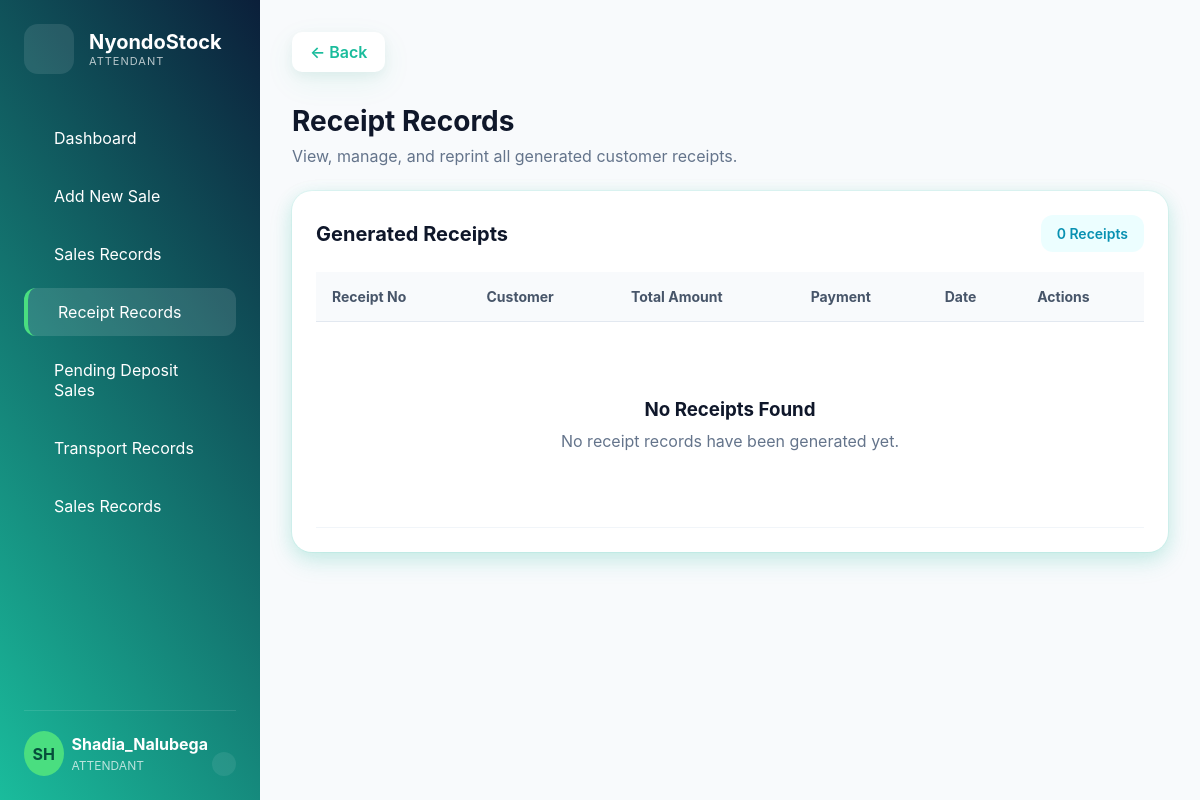
Before: /receipt_records/ (signed in) with the older database file.
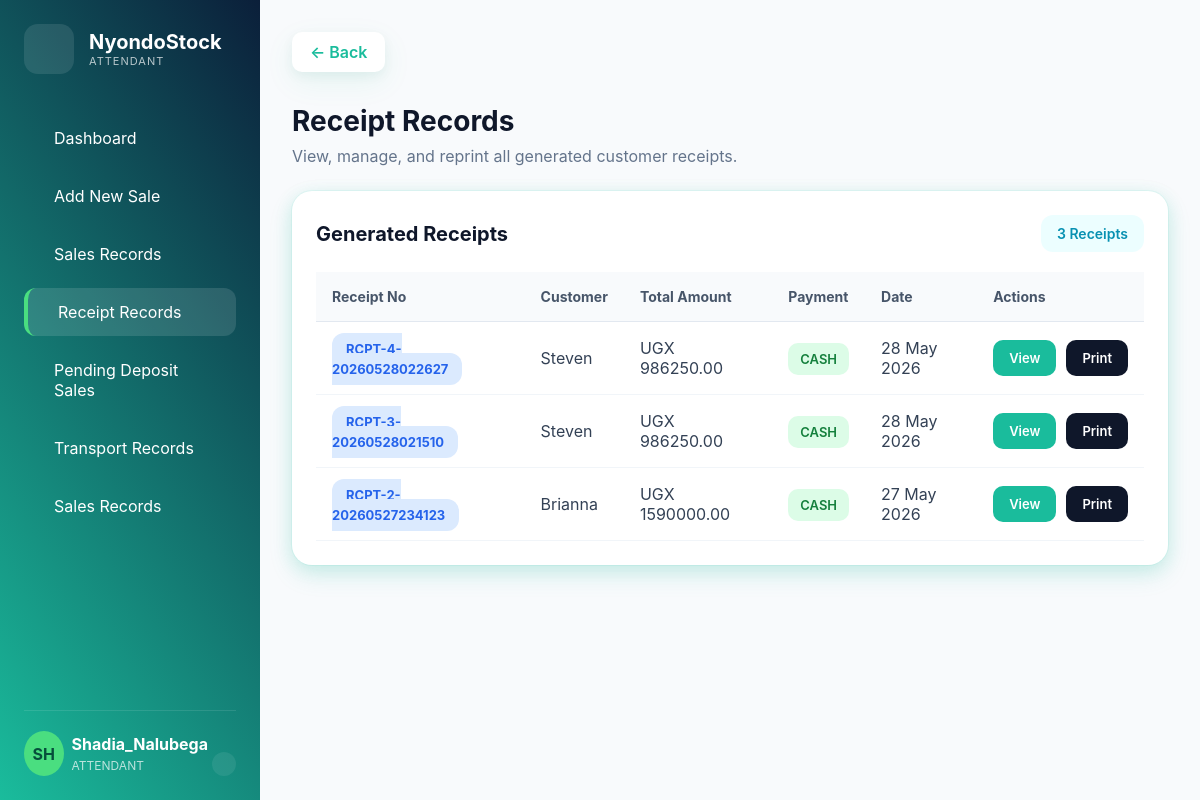
After: the same page with the newer database file.
### sales_app/models.py (models this page shows, shortened)
class Receipt(models.Model):
    sale = models.OneToOneField(
        Sale,
        on_delete=models.CASCADE
    )
    receipt_number = models.CharField(
        max_length=100,
        unique=True
    )
    generated_at = models.DateTimeField(auto_now_add=True)

class Sale(models.Model):
    PAYMENT_STATUS = (
        ('PAID', 'Paid'),
        ('PARTIAL', 'Partial'),
        ('CREDIT', 'Credit'),
    )
    PAYMENT_METHODS = (
        ('CASH', 'Cash'),
        ('MOMO', 'Mobile Money'),
        ('BANK', 'Bank Transfer'),
        ('CHEQUE', 'Cheque'),
    )
    SALE_SOURCES = (
        ('DIRECT', 'Direct Sale'),
        ('DEPOSIT', 'Deposit Completion'),
    )
    customer = models.ForeignKey(Customer, on_delete=models.SET_NULL, null=True)
    attendant = models.ForeignKey('auth.User', on_delete=models.SET_NULL, null=True)
    sale_source = models.CharField(
        max_length=20,
        choices=SALE_SOURCES,
        default='DIRECT'
    )
    deposit_reference = models.ForeignKey(
        'PendingCreditSale',
        on_delete=models.SET_NULL,
        null=True,
        blank=True,
        related_name='completed_sales'
    )
    subtotal_amount = models.DecimalField(
        max_digits=12,
        decimal_places=2,
        default=0
    )
    transport_charge = models.DecimalField(
        max_digits=12,
        decimal_places=2,
        default=0
    )
    total_amount = models.DecimalField(max_digits=12, decimal_places=2)
    payment_method = models.CharField(
    max_length=20,
    choices=PAYMENT_METHODS,
    default='CASH'
    )
    transaction_reference = models.CharField(
    max_length=100,
    blank=True,
    null=True
    )
    amount_paid = models.DecimalField(max_digits=12, decimal_places=2, default=0)
    balance = models.DecimalField(max_digits=12, decimal_places=2, default=0)
    payment_status = models.CharField(max_length=20, choices=PAYMENT_STATUS)
    pending_credit_sale = models.OneToOneField(
    'PendingCreditSale',
    on_delete=models.SET_NULL,
    null=True,
    blank=True
    )
    completed_sale = models.BooleanField(default=False)
    requires_delivery = models.BooleanField(default=False)
    created_at = models.DateTimeField(auto_now_add=True)

### customers_app/models.py (models this page shows, shortened)
class Customer(models.Model):
    CUSTOMER_TYPES = (
        ('NORMAL', 'Normal Buyer'),
        ('RETAIL', 'Retailer'),
        ('WHOLESALE', 'Wholesaler'),
    )
    customer_name = models.CharField(max_length=200)
    phone_number = models.CharField(max_length=20)
    nin = models.CharField(
        max_length=14,
        unique=True,
        blank=True,
        null=True
    )
    customer_type = models.CharField(
        max_length=20,
        choices=CUSTOMER_TYPES,
        default='NORMAL'
    )
    address = models.TextField(blank=True)
    balance_due = models.DecimalField(
        max_digits=12,
        decimal_places=2,
        default=0
    )
    registered_at = models.DateTimeField(auto_now_add=True)

### sales_app/views.py (the view)
@login_required
@allowed_roles(['ADMIN', 'ATTENDANT'])
def receipt_records(request):
    receipts = Receipt.objects.select_related(
        'sale',
        'sale__customer'
    ).order_by('-generated_at')
    context = {
        'receipts': receipts
    }
    return render(
        request, 'attendant/receipt_records.html', context
    )

### templates/attendant/receipt_records.html (shortened to what this page needs)
{% extends 'manager/base_manager.html' %}
{% block content %}
<div class="page-header">
<div>
    <a href="{% url 'attendant_dashboard' %}" class="back-btn">
        ← Back
    </a>
    <h2>Receipt Records</h2>
    <p>
        View, manage, and reprint all generated customer receipts.
    </p>
</div>
</div>
<div class="receipt-container">
<div class="receipt-card">
    <div class="table-header">
        <h3>Generated Receipts</h3>
        <span class="receipt-count">
            {{ receipts.count }} Receipts
        </span>
    </div>
    <div class="table-wrapper">
        <table class="receipt-table">
            <thead>
                <tr>
                    <th>Receipt No</th>
                    <th>Customer</th>
                    <th>Total Amount</th>
                    <th>Payment</th>
                    <th>Date</th>
                    <th>Actions</th>
                </tr>
            </thead>
            <tbody>
                {% for receipt in receipts %}
                <tr>
                    <td>
                        <span class="receipt-badge">
                            {{ receipt.receipt_number }}
                        </span>
                    </td>
                    <td>
                        {{ receipt.sale.customer.customer_name }}
                    </td>
                    <td>
                        UGX {{ receipt.sale.total_amount }}
                    </td>
                    <td>
                        <span class="payment-method">
                            {{ receipt.sale.payment_method }}
                        </span>
                    </td>
                    <td>
                        {{ receipt.generated_at|date:"d M Y" }}
                    </td>
                    <td>
                        <div class="action-buttons">
                            <a
                                href="{% url 'sale_receipt' receipt.sale.id %}"
                                class="view-btn"
                            >
                                View
                            </a>
                            <a
                                href="{% url 'sale_receipt' receipt.sale.id %}"
                                target="_blank"
                                class="print-btn"
                            >
                                Print
                            </a>
                        </div>
                    </td>
                </tr>
                {% empty %}
                <tr>
                    <td colspan="6">
                        <div class="empty-state">
                            <h3>No Receipts Found</h3>
                            <p>
                                No receipt records have been generated yet.
                            </p>
                        </div>
                    </td>
                </tr>
                {% endfor %}
            </tbody>
        </table>
    </div>
</div>
</div>
{% endblock %}

### templates/manager/partials/sidebar.html (shortened to what this page needs)
<aside class="sidebar">
    <div class="logo-section">
        <div class="logo-icon">
        </div>
        <div>
            <h2>NyondoStock</h2>
            <p>
            <span>
                {% for group in request.user.groups.all %}
                {{ group.name }}
                {% endfor %}
            </span>
            </p>
        </div>
    </div>
    {% for group in request.user.groups.all %}
    {% if group.name == 'ADMIN' or group.name == 'ATTENDANT' %}
    <nav class="nav-menu">
        <a href="{% url 'attendant_dashboard' %}"
        class="nav-item {% if request.resolver_match.url_name == 'attendant_dashboard' %}active{% endif %}">
            Dashboard
        </a>
        <a href="{% url 'create_sale' %}"class="nav-item {% if request.resolver_match.url_name == 'create_sale' %}active{% endif %}">
            Add New Sale
        </a>
        <a href="{% url 'sales_history' %}"class="nav-item {% if request.resolver_match.url_name == 'sales_history' %}active{% endif %}">
            Sales Records
        </a>
        <a href="{% url 'receipt_records' %}"class="nav-item {% if request.resolver_match.url_name == 'receipt_records' %}active{% endif %}">
            Receipt Records
        </a>
        <a href="{% url 'pending_deposit_sales' %}"class="nav-item {% if request.resolver_match.url_name == 'pending_deposit_sales' %}active{% endif %}">
            Pending Deposit Sales
        </a>
        <a href="{% url 'transport_records' %}"class="nav-item {% if request.resolver_match.url_name == 'transport_records' %}active{% endif %}">
            Transport Records
        </a>
        <a href="{% url 'stock_check' %}"class="nav-item {% if request.resolver_match.url_name == 'stock_check' %}active{% endif %}">
            Sales Records
        </a>
    </nav>
    {% endif %}
    {% endfor %}
    <div class="sidebar-footer">
        <div class="avatar">
            {{ request.user.username|slice:":2"|upper }}
        </div>
        <div class="user-details">
             <div style="display: inline-block;">
            <strong>
                {{ request.user.username }}
            </strong>
            <span>
                {% for group in request.user.groups.all %}
                {{ group.name }}
                {% endfor %}
            </span>
            </div>
            <a href="{% url 'logout' %}" class="logout-btn">
            </a>
        </div>
    </div>
</aside>

Changed rows visible on the page:
added Receipt: receipt_number "RCPT-4-20260528022627", sale.customer.customer_name "Steven", sale.total_amount "986250.00", sale.payment_method "CASH", generated_at "28 May 2026"
added Receipt: receipt_number "RCPT-3-20260528021510", sale.customer.customer_name "Steven", sale.total_amount "986250.00", sale.payment_method "CASH", generated_at "28 May 2026"
added Receipt: receipt_number "RCPT-2-20260527234123", sale.customer.customer_name "Brianna", sale.total_amount "1590000.00", sale.payment_method "CASH", generated_at "27 May 2026"
Other visible differences:
{{ receipts.count }}: "0" → "3"
text no longer shown: "No Receipts Found No receipt records have been generated yet."
